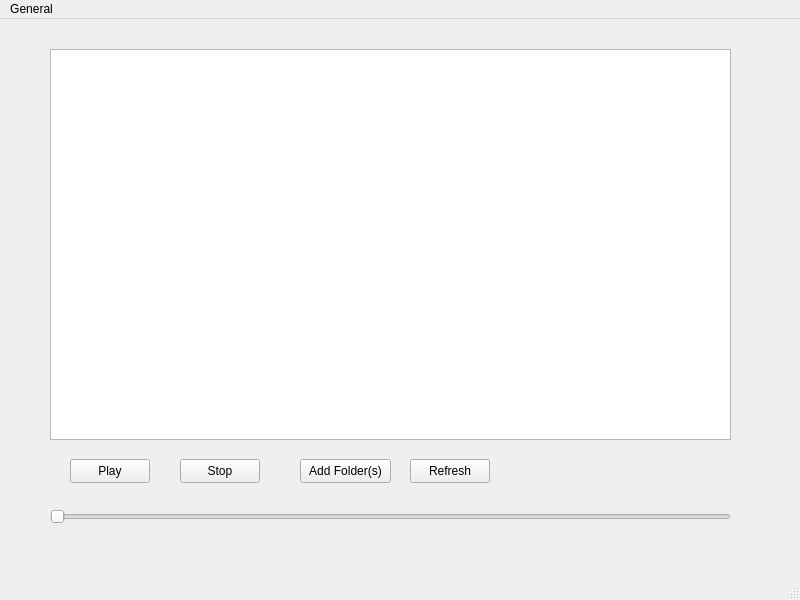
<?xml version="1.0" encoding="UTF-8"?>
<ui version="4.0">
 <class>MainWindow</class>
 <widget class="QMainWindow" name="MainWindow">
  <property name="geometry">
   <rect>
    <x>0</x>
    <y>0</y>
    <width>800</width>
    <height>600</height>
   </rect>
  </property>
  <property name="windowTitle">
   <string>MainWindow</string>
  </property>
  <property name="windowIcon">
   <iconset>
    <normaloff>music.ico</normaloff>music.ico</iconset>
  </property>
  <widget class="QWidget" name="centralwidget">
   <widget class="QListWidget" name="listWidget">
    <property name="geometry">
     <rect>
      <x>50</x>
      <y>30</y>
      <width>681</width>
      <height>391</height>
     </rect>
    </property>
   </widget>
   <widget class="QSlider" name="positionSlider">
    <property name="geometry">
     <rect>
      <x>50</x>
      <y>490</y>
      <width>681</width>
      <height>16</height>
     </rect>
    </property>
    <property name="orientation">
     <enum>Qt::Horizontal</enum>
    </property>
   </widget>
   <widget class="QPushButton" name="playButton">
    <property name="geometry">
     <rect>
      <x>70</x>
      <y>440</y>
      <width>80</width>
      <height>24</height>
     </rect>
    </property>
    <property name="text">
     <string>Play</string>
    </property>
   </widget>
   <widget class="QPushButton" name="stopButton">
    <property name="geometry">
     <rect>
      <x>180</x>
      <y>440</y>
      <width>80</width>
      <height>24</height>
     </rect>
    </property>
    <property name="text">
     <string>Stop</string>
    </property>
   </widget>
   <widget class="QPushButton" name="setFolderButton">
    <property name="geometry">
     <rect>
      <x>300</x>
      <y>440</y>
      <width>91</width>
      <height>24</height>
     </rect>
    </property>
    <property name="text">
     <string>Add Folder(s)</string>
    </property>
   </widget>
   <widget class="QPushButton" name="refreshButton">
    <property name="geometry">
     <rect>
      <x>410</x>
      <y>440</y>
      <width>80</width>
      <height>24</height>
     </rect>
    </property>
    <property name="text">
     <string>Refresh</string>
    </property>
   </widget>
  </widget>
  <widget class="QMenuBar" name="menubar">
   <property name="geometry">
    <rect>
     <x>0</x>
     <y>0</y>
     <width>800</width>
     <height>21</height>
    </rect>
   </property>
   <widget class="QMenu" name="menuGeneral">
    <property name="title">
     <string>General</string>
    </property>
    <addaction name="actionSettings"/>
    <addaction name="actionAbout"/>
   </widget>
   <addaction name="menuGeneral"/>
  </widget>
  <widget class="QStatusBar" name="statusbar"/>
  <action name="actionSettings">
   <property name="text">
    <string>Settings</string>
   </property>
  </action>
  <action name="actionAbout">
   <property name="text">
    <string>About</string>
   </property>
  </action>
 </widget>
 <resources/>
 <connections/>
</ui>
